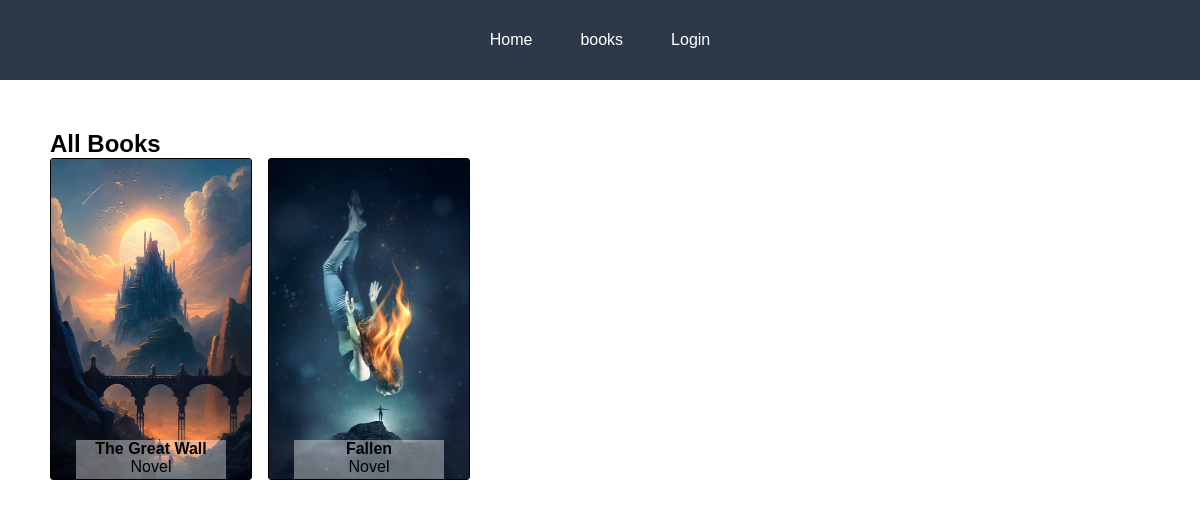
Page /all_books on the earlier database version.
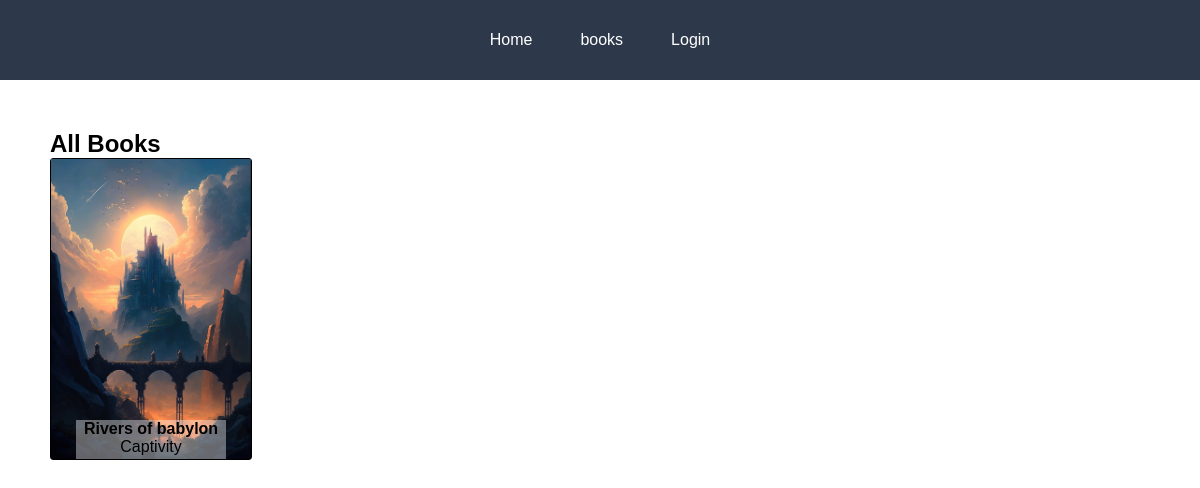
Same page on the later database version.
### models.py (models this page shows)
class Book(db.Model):
    __tablename__ = 'book'
    id = db.Column(db.Integer, primary_key=True)
    name = db.Column(db.String(100), nullable=False)
    genre = db.Column(db.String(50), nullable=False)
    filename = db.Column(db.String(100), nullable=False)
    filepath = db.Column(db.String(200), nullable=False)
    description = db.Column(db.Text, nullable=False)
    price = db.Column(db.Float, nullable=False)
    user_id = db.Column(db.Integer, db.ForeignKey('user.id'), nullable=False)

### routes.py (the view)
    @app.route('/all_books')
    def all_books():
        books = Book.query.all()
        return render_template('all_books.html', books=books )

### templates/all_books.html (shortened to what this page needs)
{% extends 'base.html'%}
{%block content%}
<h2 class="header">All Books</h2>
<ul class="books">
    {% for book in books %}
    <div  class="book">
        <a class="cover" href="{{ url_for('book_detail', book_id=book.id) }}"></a>
        <img src= "{{ url_for('uploaded_file', filename=book.filename) }}"   class="cover-img" alt="cover img">
        <a class="book-text" href="{{ url_for('book_detail', book_id=book.id) }}">
            <h4>{{ book.name }}</h4>
            <p class="genre">{{book.genre}}</p>
        </a>
    </div>
    {% endfor %}
</ul>
{%endblock%}

### templates/base.html (shortened to what this page needs)
<html lang="en">
<head>
    <link rel="stylesheet" type="text/css" href="{{ url_for('static',filename='styles/styles.css') }}">
</head>
<body>
    <nav>
        <ul>
            <li><a href="{{url_for('index')}}">Home</a></li>
            <li><a href="{{url_for('all_books')}}">books</a></li>
            <li> {% if 'user_id' not in session%}<a href="{{url_for('login')}}">Login</a> {%else%} <a href="{{url_for('logout')}}">Logout</a>{%endif%}</li>
        </ul>
    </nav>
    {%block content%}{%endblock%}
</body>
</html>

### static/styles/styles.css (style rules this page uses)
* { margin: 0; box-sizing: 0; padding: 0; font-family: sans-serif; }
nav { position: relative; display: flex; height: 10%; align-items: center; justify-content: center; background: #2d394b }
nav ul { display: flex; list-style: none; gap: 3rem; color: white; }
nav ul li a { text-decoration: none; color: #FFFF }
.header { margin-top: 50px; padding-left: 50px; }
.books { display: flex; gap: 1rem; padding: 0px 50px; }
.book { position: relative; width: 200px; border-radius: 3px; border: 1px solid black; }
.book img { width: 200px; height: 100%; object-fit: cover; }
.book .cover { position: absolute; width: 100%; height: 100%; transition: 0.2s ; opacity: 0.5; text-align: center; }
.book-text { position: absolute; bottom: 0; left: 50%; margin-left: -75px; width: 150px; padding-bottom: 3px; color: black; background-color: rgba(255, 255, 255, 0.386); cursor: pointer; text-decoration: none; }
.book h4, .book .genre { text-align: center; }

Differences in the rows shown:
removed Book: filename (picture), name "The Great Wall", genre "Novel"
removed Book: filename (picture), name "Fallen", genre "Novel"
added Book: filename (picture), name "Rivers of babylon", genre "Captivity"
